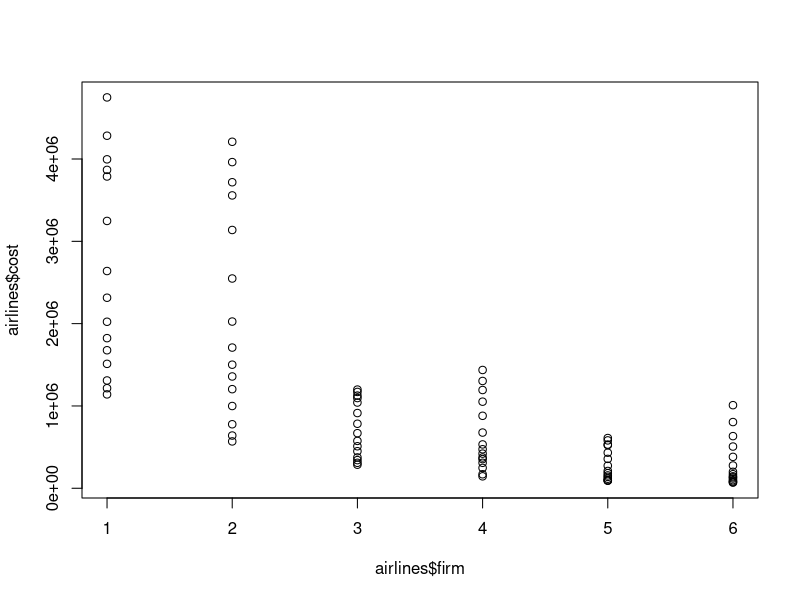

The R script that drew this image:

install.packages("vcd")
airlines <- read.csv("USAirlines.csv")

#dataset is downloaded from_
#https://vincentarelbundock.github.io/Rdatasets/dataset

View(airlines)

#summary of the data set US Airlines

summary(airlines)


# mean of the firm from the data set Airlines

mean(airlines$firm)

#median of the firm from the data set Airlines

median(airlines$firm)

#mode of the firm from the data set Airlines

mode(airlines$firm)

#install the package dplyr

install.packages("dplyr")
library(dplyr)
select(airlines, firm : cost)
filter(airlines, firm ==1)

plot(airlines$firm, airlines$cost)

